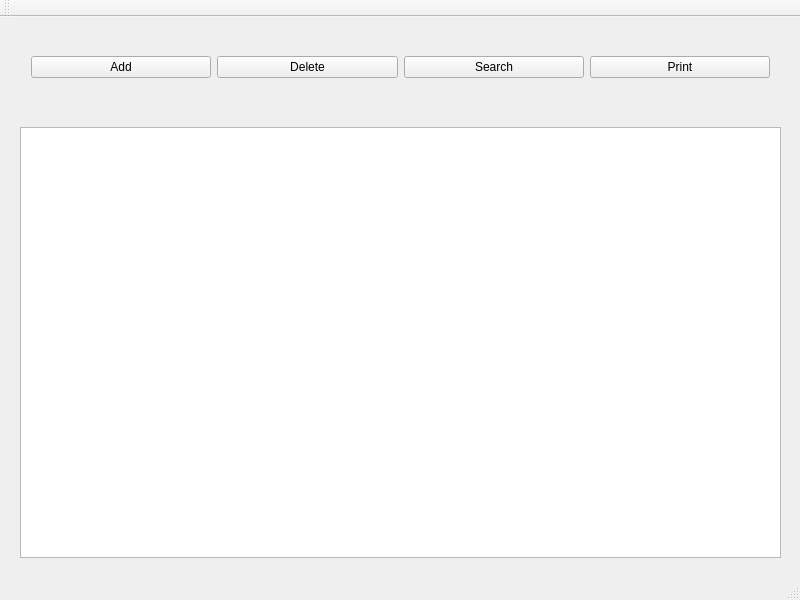
<?xml version="1.0" encoding="UTF-8"?>
<ui version="4.0">
 <class>TrainingWindow</class>
 <widget class="QMainWindow" name="TrainingWindow">
  <property name="geometry">
   <rect>
    <x>0</x>
    <y>0</y>
    <width>800</width>
    <height>600</height>
   </rect>
  </property>
  <property name="minimumSize">
   <size>
    <width>0</width>
    <height>0</height>
   </size>
  </property>
  <property name="windowTitle">
   <string>TrainingWindow</string>
  </property>
  <widget class="QWidget" name="centralWidget">
   <widget class="QWidget" name="horizontalLayoutWidget">
    <property name="geometry">
     <rect>
      <x>20</x>
      <y>0</y>
      <width>761</width>
      <height>101</height>
     </rect>
    </property>
    <layout class="QHBoxLayout" name="horizontalLayout">
     <item>
      <widget class="QPushButton" name="pushButton_3">
       <property name="minimumSize">
        <size>
         <width>0</width>
         <height>8</height>
        </size>
       </property>
       <property name="text">
        <string>Add</string>
       </property>
      </widget>
     </item>
     <item>
      <widget class="QPushButton" name="pushButton_2">
       <property name="sizePolicy">
        <sizepolicy hsizetype="Minimum" vsizetype="Fixed">
         <horstretch>0</horstretch>
         <verstretch>0</verstretch>
        </sizepolicy>
       </property>
       <property name="minimumSize">
        <size>
         <width>0</width>
         <height>0</height>
        </size>
       </property>
       <property name="text">
        <string>Delete</string>
       </property>
      </widget>
     </item>
     <item>
      <widget class="QPushButton" name="pushButton_4">
       <property name="text">
        <string>Search</string>
       </property>
      </widget>
     </item>
     <item>
      <widget class="QPushButton" name="pushButton">
       <property name="minimumSize">
        <size>
         <width>0</width>
         <height>8</height>
        </size>
       </property>
       <property name="text">
        <string>Print</string>
       </property>
      </widget>
     </item>
    </layout>
   </widget>
   <widget class="QTableView" name="tableView">
    <property name="geometry">
     <rect>
      <x>20</x>
      <y>110</y>
      <width>761</width>
      <height>431</height>
     </rect>
    </property>
   </widget>
  </widget>
  <widget class="QMenuBar" name="menuBar">
   <property name="geometry">
    <rect>
     <x>0</x>
     <y>0</y>
     <width>800</width>
     <height>20</height>
    </rect>
   </property>
  </widget>
  <widget class="QToolBar" name="mainToolBar">
   <attribute name="toolBarArea">
    <enum>TopToolBarArea</enum>
   </attribute>
   <attribute name="toolBarBreak">
    <bool>false</bool>
   </attribute>
  </widget>
  <widget class="QStatusBar" name="statusBar"/>
 </widget>
 <layoutdefault spacing="6" margin="11"/>
 <resources/>
 <connections/>
</ui>
